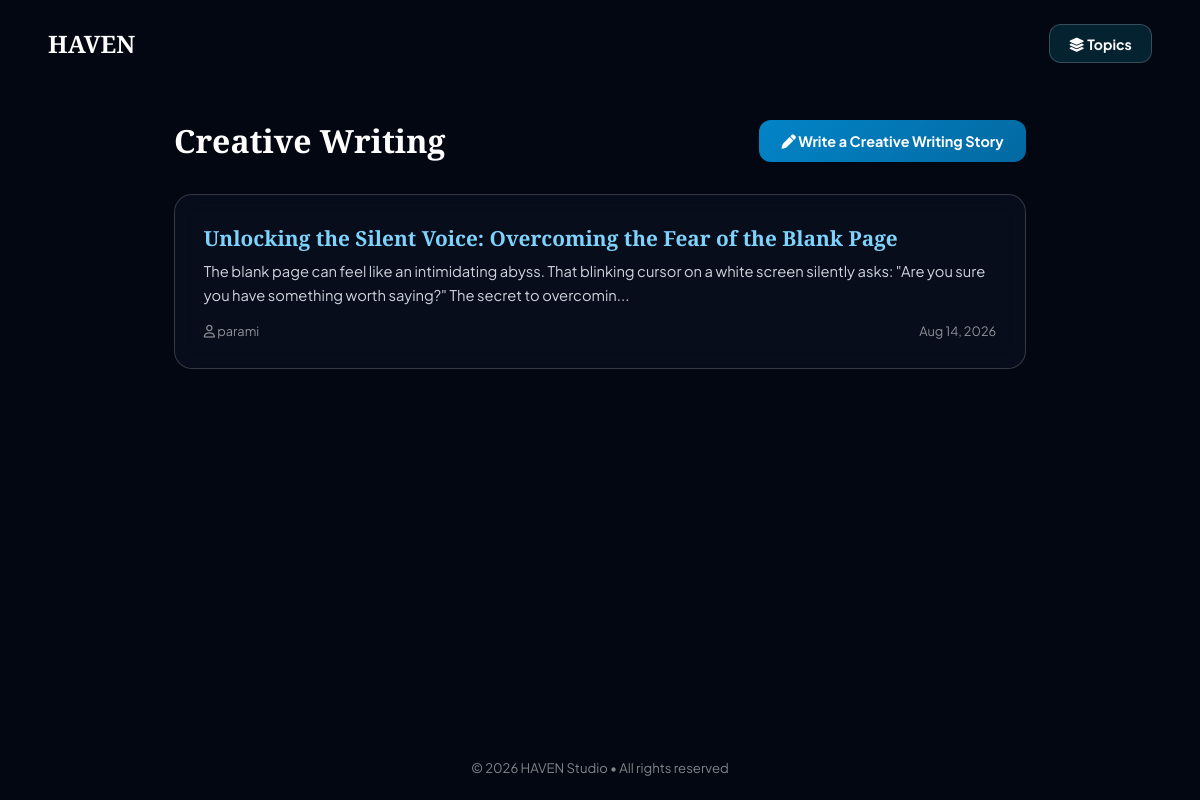
Page /blog_posts.php?category=Creative Writing on the committed database.
### tables this page shows
CREATE TABLE `blogpost` (
  `id` int(11) NOT NULL,
  `user_id` int(11) NOT NULL,
  `title` varchar(255) NOT NULL,
  `content` text NOT NULL,
  `created_at` timestamp NOT NULL DEFAULT current_timestamp(),
  `updated_at` timestamp NOT NULL DEFAULT current_timestamp() ON UPDATE current_timestamp(),
  `category` varchar(50) DEFAULT 'General'
);

CREATE TABLE `user` (
  `id` int(11) NOT NULL,
  `username` varchar(50) NOT NULL,
  `email` varchar(100) NOT NULL,
  `password` varchar(255) NOT NULL,
  `role` varchar(20) DEFAULT 'user'
);

### blog_posts.php (the view, shortened to what this page needs)
<?php
require_once 'db.php';
$category = $_GET['category'] ?? '';
if (!empty($category)) {
    $stmt = $conn->prepare("SELECT blogPost.*, user.username FROM blogPost JOIN user ON blogPost.user_id = user.id WHERE blogPost.category = ? ORDER BY blogPost.created_at DESC");
    $stmt->bind_param("s", $category);
    $stmt->execute();
    $result = $stmt->get_result();
} else {
    $query = "SELECT blogPost.*, user.username FROM blogPost JOIN user ON blogPost.user_id = user.id ORDER BY blogPost.created_at DESC";
    $result = $conn->query($query);
}
?>
<!DOCTYPE html>
<html lang="en">
<head>
    <link rel="stylesheet" href="https://cdnjs.cloudflare.com/ajax/libs/font-awesome/6.4.0/css/all.min.css">
</head>
<body>
    <header class="header-bar">
        <a href="index.php" class="logo">HAVEN</a>
        <a href="aesthetic.php" class="btn-nav"><i class="fa-solid fa-layer-group"></i> Topics</a>
    </header>
    <main class="main-container">
        <div class="top-action-bar">
            <h1 class="page-title"><?= !empty($category) ? htmlspecialchars($category) : 'ECHOES OF THE DEEP'; ?></h1>
            <a href="create_post.php?category=<?= urlencode($category); ?>" class="btn-create">
                <i class="fa-solid fa-pen"></i> Write a <?= !empty($category) ? htmlspecialchars($category) : ''; ?> Story
            </a>
        </div>
        <div class="blog-list">
            <?php if ($result && $result->num_rows > 0): ?>
                <?php while ($post = $result->fetch_assoc()): ?>
                    <a href="single_post.php?id=<?= $post['id']; ?>" class="blog-card">
                        <h3><?= htmlspecialchars($post['title']); ?></h3>
                        <p><?= htmlspecialchars(substr($post['content'], 0, 180)) . '...'; ?></p>
                        <div class="blog-meta">
                            <span><i class="fa-regular fa-user"></i> <?= htmlspecialchars($post['username']); ?></span>
                            <span><?= date('M j, Y', strtotime($post['created_at'])); ?></span>
                        </div>
                    </a>
                <?php endwhile; ?>
            <?php else: ?>
                <p style="text-align: center; color: rgba(255,255,255,0.6); padding: 3rem 0;">
                    No reflections in this topic yet. Be the first to share one!
                </p>
            <?php endif; ?>
        </div>
    </main>
    <footer>
        <p>&copy; <?= date('Y'); ?> HAVEN Studio • All rights reserved</p>
    </footer>
</body>
</html>

### blog_posts.php (style rules this page uses)
* { box-sizing: border-box; margin: 0; padding: 0; font-family: 'Plus Jakarta Sans', sans-serif; }
body { background: #030712; color: #ffffff; min-height: 100vh; display: flex; flex-direction: column; justify-content: space-between; }
.header-bar { width: 100%; padding: 1.5rem 3rem; display: flex; justify-content: space-between; align-items: center; }
.header-bar .logo { font-size: 1.5rem; font-weight: 800; color: #ffffff; text-decoration: none; font-family: 'Cinzel', serif; }
.btn-nav { padding: 0.6rem 1.2rem; border-radius: 12px; border: 1px solid rgba(255, 255, 255, 0.2); background: rgba(14, 116, 144, 0.25); color: #ffffff; font-weight: 700; font-size: 0.88rem; text-decoration: none; }
.main-container { max-width: 900px; margin: 2rem auto; padding: 0 1.5rem; width: 100%; flex: 1; }
.top-action-bar { display: flex; justify-content: space-between; align-items: center; margin-bottom: 2rem; flex-wrap: wrap; gap: 1rem; }
.page-title { font-family: 'Cinzel', serif; font-size: 2rem; }
.btn-create { background: linear-gradient(135deg, #0284c7 0%, #0369a1 100%); color: #ffffff; padding: 0.75rem 1.4rem; border-radius: 12px; text-decoration: none; font-weight: 700; font-size: 0.9rem; }
.blog-list { display: flex; flex-direction: column; gap: 1.5rem; }
.blog-card { background: rgba(15, 23, 42, 0.4); backdrop-filter: blur(12px); border: 1px solid rgba(255, 255, 255, 0.18); border-radius: 18px; padding: 1.8rem; text-decoration: none; color: #ffffff; transition: transform 0.3s ease; }
.blog-card h3 { font-family: 'Cinzel', serif; font-size: 1.3rem; margin-bottom: 0.5rem; color: #7dd3fc; }
.blog-card p { font-size: 0.92rem; color: rgba(240, 249, 255, 0.85); line-height: 1.6; margin-bottom: 1rem; }
.blog-meta { font-size: 0.8rem; color: rgba(255, 255, 255, 0.55); display: flex; justify-content: space-between; }
footer { text-align: center; padding: 1.5rem; color: rgba(255, 255, 255, 0.5); font-size: 0.82rem; }

### rows in the picture
blogpost: title "Unlocking the Silent Voice: Overcoming the Fear of the Blank Page", content "The blank page can feel like an intimidating abyss. That blinking cursor on a white screen silently asks: \"Are you sure you have something worth saying?\" The secret to overcomin", user.username "parami", created_at "Aug 14, 2026"

### other values in the picture
$category "Creative Writing"
